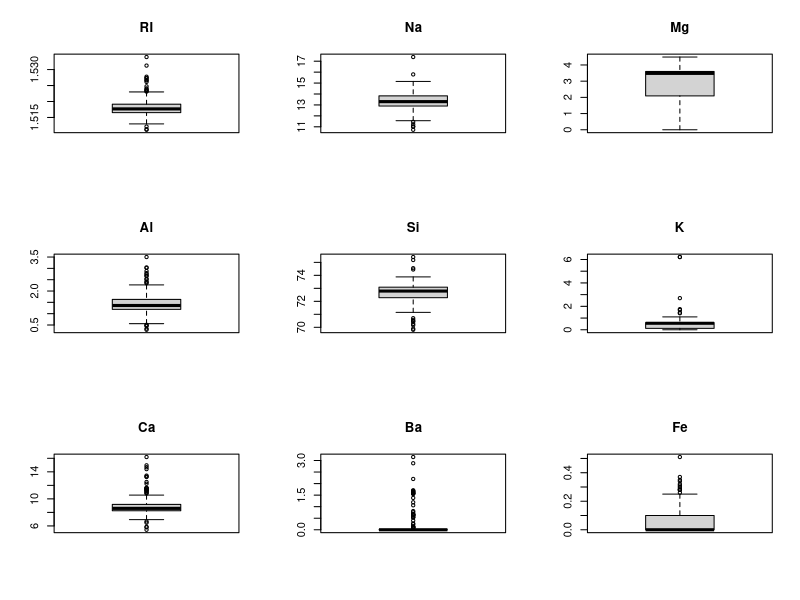
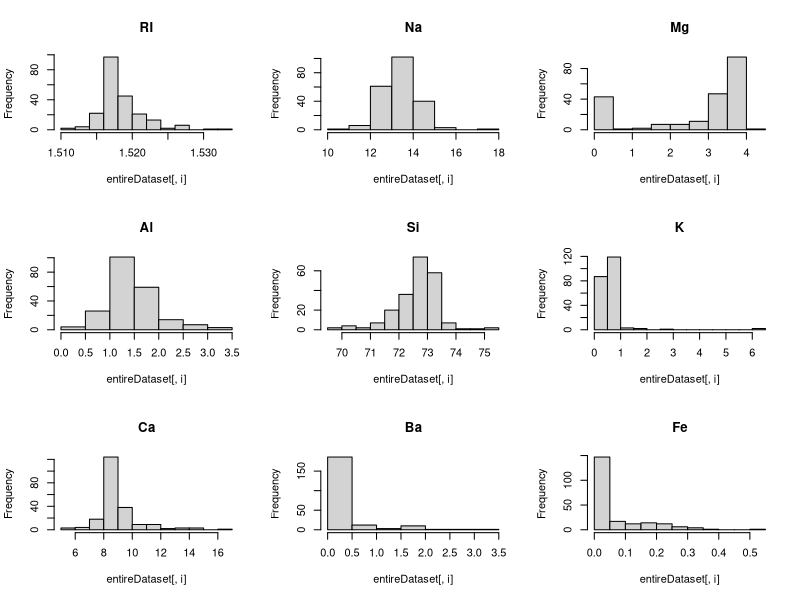
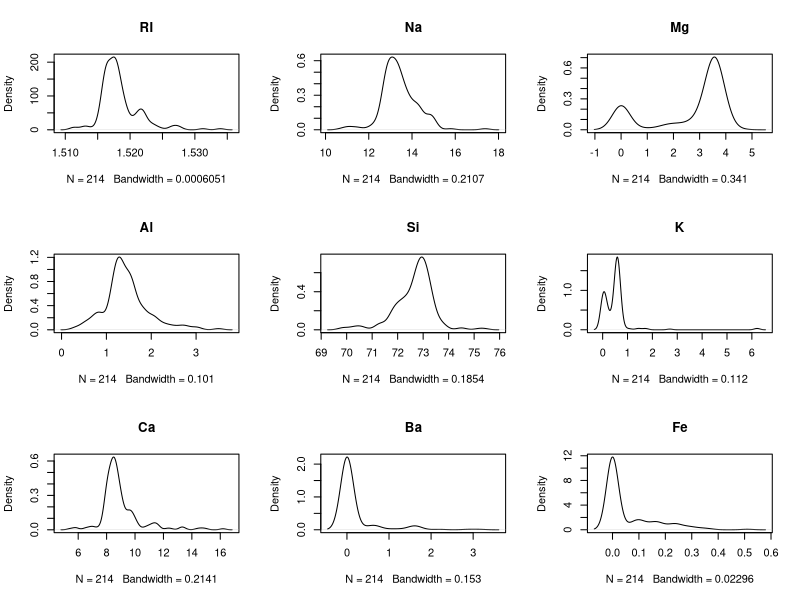
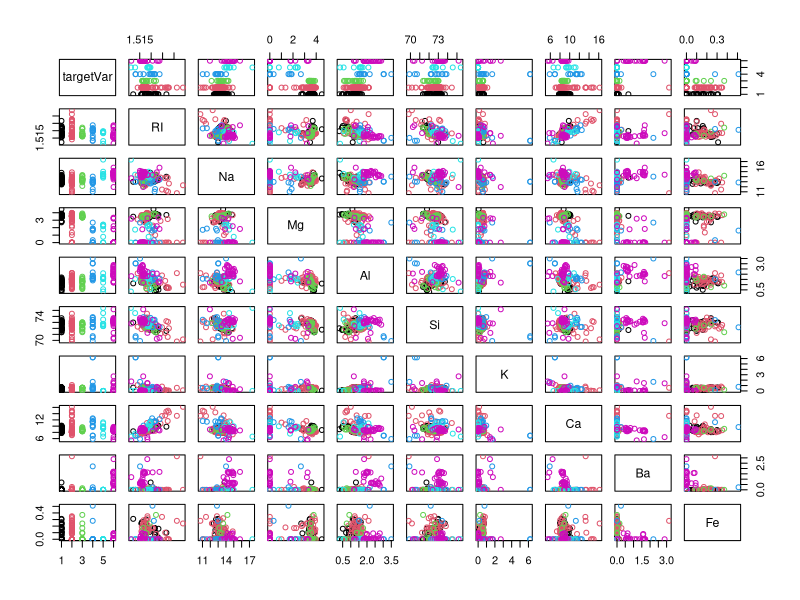
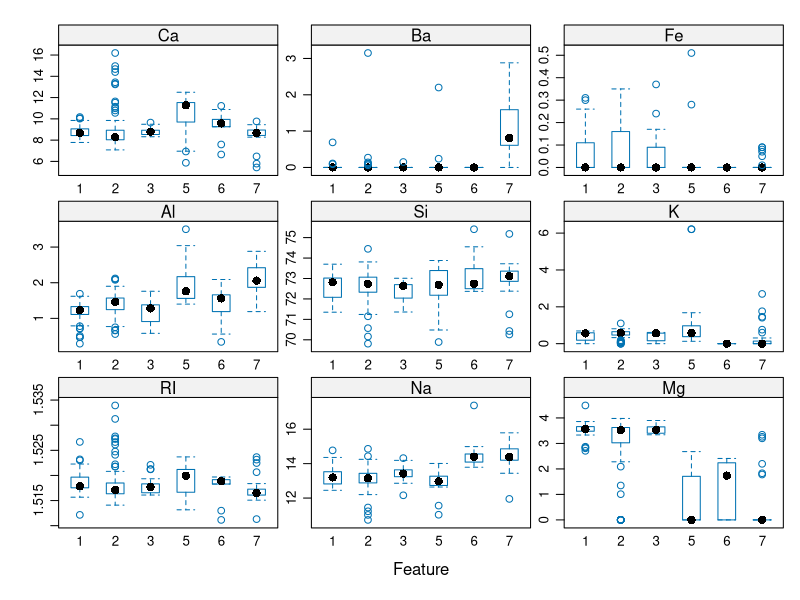
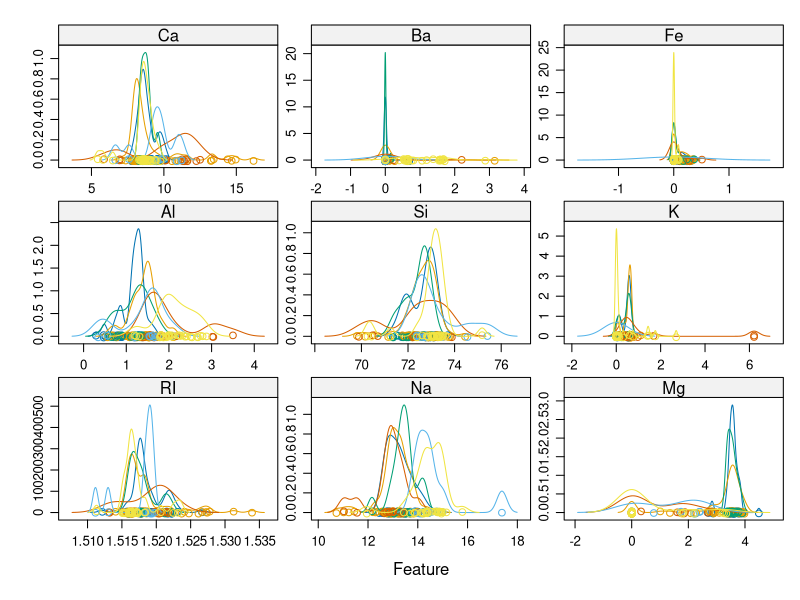
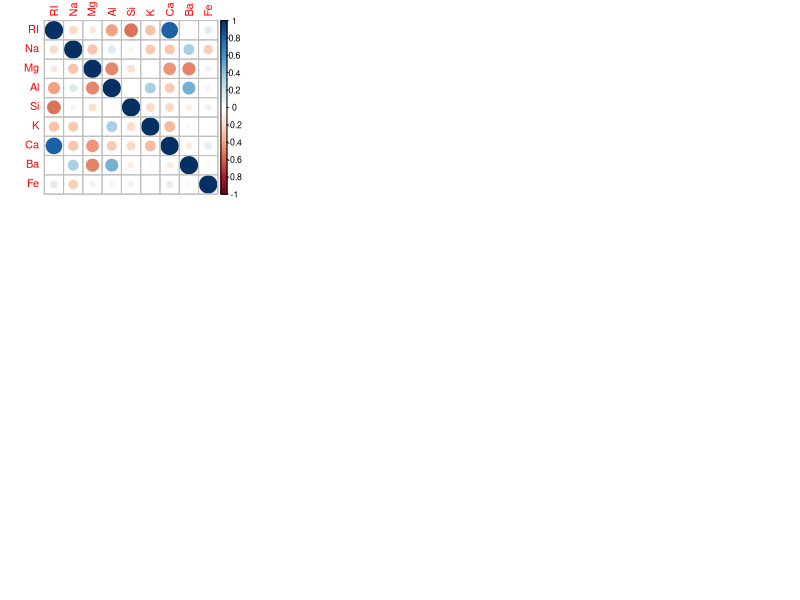

Recreate these plots in R, in order. (Note: this script raises an error after producing the figures.)
## ---- chunk 1
knitr::opts_chunk$set(echo = TRUE)
## ---- chunk 2
library(mlbench)
library(caret)
library(corrplot)
## ---- chunk 3
startTimeScript <- proc.time()
#entireDataset <- read.csv2("bank-partial.csv", header= TRUE)
data(Glass)
entireDataset <- Glass

# Use variable totCol to hold the number of columns in the dataframe
totCol <- ncol(entireDataset)

# Rename the class column/target to a standard label
colnames(entireDataset)[ncol(entireDataset)] <- "targetVar"
## ---- chunk 4
head(entireDataset)
## ---- chunk 5
dim(entireDataset)
## ---- chunk 6
sapply(entireDataset, class)
## ---- chunk 7
summary(entireDataset)
## ---- chunk 8
entireDataset_x <- entireDataset[,1:(totCol-1)]
entireDataset_y <- entireDataset[,totCol]
cbind(freq=table(entireDataset_y), percentage=prop.table(table(entireDataset_y))*100)
## ---- chunk 9
sapply(entireDataset, function(x) sum(is.na(x)))
## ---- chunk 10
# Set up a variable for the total number of attribute columns (totAttr)
totAttr <- totCol-1
# Set up the number of row and columns for visualization display. dispRow * dispCol should be >= totAttr
dispCol <- 3
if (totAttr%%dispCol == 0) {
dispRow <- totAttr%/%dispCol
} else {
dispRow <- (totAttr%/%dispCol) + 1
}
## ---- chunk 11
# Boxplots for each attribute
par(mfrow=c(dispRow,dispCol))
for(i in 1:totAttr) {
	boxplot(entireDataset[,i], main=names(entireDataset)[i])
}
## ---- chunk 12
# Histograms each attribute
par(mfrow=c(dispRow,dispCol))
for(i in 1:totAttr) {
	hist(entireDataset[,i], main=names(entireDataset)[i])
}
## ---- chunk 13
# Density plot for each attribute
par(mfrow=c(dispRow,dispCol))
for(i in 1:totAttr) {
	plot(density(entireDataset[,i]), main=names(entireDataset)[i])
}
## ---- chunk 14
# Scatterplot matrix colored by class
pairs(targetVar~., data=entireDataset, col=entireDataset$targetVar)
## ---- chunk 15
# Box and whisker plots for each attribute by class
scales <- list(x=list(relation="free"), y=list(relation="free"))
featurePlot(x=entireDataset_x, y=entireDataset_y, plot="box", scales=scales)
## ---- chunk 16
# Density plots for each attribute by class value
featurePlot(x=entireDataset_x, y=entireDataset_y, plot="density", scales=scales)
## ---- chunk 17
# Correlation plot
correlations <- cor(entireDataset_x)
corrplot(correlations, method="circle")
## ---- chunk 18
# Not applicable for this iteration of the project.

# Mark missing values
#invalid <- 0
#entireDataset$some_col[entireDataset$some_col==invalid] <- NA

# Impute missing values
#entireDataset$some_col <- with(entireDataset, impute(some_col, mean))
## ---- chunk 19
# Not applicable for this iteration of the project.
## ---- chunk 20
# Not applicable for this iteration of the project.
## ---- chunk 21
seedNum <- 888
set.seed(seedNum)

# Create a list of 80% of the rows in the original dataset we can use for training
training_index <- createDataPartition(entireDataset$targetVar, p=0.80, list=FALSE)

# Use 80% of data to training and testing the models
training <- entireDataset[training_index,]

# Select the remaining 20% of the data for validation
validation <- entireDataset[-training_index,]
## ---- chunk 22
proc.time()-startTimeScript
## ---- chunk 23
# Run algorithms using 10-fold cross validation
control <- trainControl(method="repeatedcv", number=10, repeats=3)
metricTarget <- "Accuracy"
## ---- chunk 24
# Linear Discriminant Analysis (Classification)
startTimeModule <- proc.time()
set.seed(seedNum)
fit.lda <- train(targetVar~., data=training, method="lda", metric=metricTarget, trControl=control)
proc.time()-startTimeModule
## ---- chunk 25
# Decision Tree - CART (Regression/Classification)
startTimeModule <- proc.time()
set.seed(seedNum)
fit.cart <- train(targetVar~., data=training, method="rpart", metric=metricTarget, trControl=control)
proc.time()-startTimeModule
## ---- chunk 26
# Naive Bayes (Classification)
startTimeModule <- proc.time()
set.seed(seedNum)
fit.nb <- train(targetVar~., data=training, method="nb", metric=metricTarget, trControl=control)
proc.time()-startTimeModule
## ---- chunk 27
# k-Nearest Neighbors (Regression/Classification)
startTimeModule <- proc.time()
set.seed(seedNum)
fit.knn <- train(targetVar~., data=training, method="knn", metric=metricTarget, trControl=control)
proc.time()-startTimeModule
## ---- chunk 28
# Support Vector Machine (Regression/Classification)
startTimeModule <- proc.time()
set.seed(seedNum)
fit.svm <- train(targetVar~., data=training, method="svmRadial", metric=metricTarget, trControl=control)
proc.time()-startTimeModule
## ---- chunk 29
# Bagged CART (Regression/Classification)
startTimeModule <- proc.time()
set.seed(seedNum)
fit.bagcart <- train(targetVar~., data=training, method="treebag", metric=metricTarget, trControl=control)
proc.time()-startTimeModule
## ---- chunk 30
# Random Forest (Regression/Classification)
startTimeModule <- proc.time()
set.seed(seedNum)
fit.rf <- train(targetVar~., data=training, method="rf", metric=metricTarget, trControl=control)
proc.time()-startTimeModule
## ---- chunk 31
# Stochastic Gradient Boosting (Regression/Classification)
startTimeModule <- proc.time()
set.seed(seedNum)
fit.gbm <- train(targetVar~., data=training, method="gbm", metric=metricTarget, trControl=control, verbose=F)
proc.time()-startTimeModule
## ---- chunk 32
results <- resamples(list(LDA=fit.lda, CART=fit.cart, NB=fit.nb, kNN=fit.knn, SVM=fit.svm, BagCART=fit.bagcart, RF=fit.rf, GBM=fit.gbm))
summary(results)
dotplot(results)
## ---- chunk 33
# Tuning algorithm #1 - Random Forest
startTimeModule <- proc.time()
set.seed(seedNum)
grid <- expand.grid(mtry = c(1:5))
fit.final1 <- train(targetVar~., data=training, method="rf", metric=metricTarget, tuneGrid=grid, trControl=control)
plot(fit.final1)
print(fit.final1)
proc.time()-startTimeModule
## ---- chunk 34
# Tuning algorithm #2 - Support Vector Machine
startTimeModule <- proc.time()
set.seed(seedNum)
grid <- expand.grid(sigma = c(.01, .015, 0.2), C = c(0.25, 0.5, 0.75, 1))
fit.final2 <- train(targetVar~., data=training, method="svmRadial", metric=metricTarget, tuneGrid=grid, trControl=control)
plot(fit.final2)
print(fit.final2)
proc.time()-startTimeModule
## ---- chunk 35
# Tuning algorithm #3 - Stochastic Gradient Boosting
startTimeModule <- proc.time()
set.seed(seedNum)
grid <- expand.grid(.n.trees=c(100, 200, 300), .shrinkage=c(0.01, 0.05, 0.1), .interaction.depth=c(1, 2, 3), .n.minobsinnode=c(3, 6, 10))
fit.final3 <- train(targetVar~., data=training, method="gbm", metric=metricTarget, tuneGrid=grid, trControl=control, verbose=F)
plot(fit.final3)
print(fit.final3)
proc.time()-startTimeModule
## ---- chunk 36
results <- resamples(list(RF=fit.final1, SVM=fit.final2, GBM=fit.final3))
summary(results)
dotplot(results)
## ---- chunk 37
predictions <- predict(fit.final1, newdata=validation)
confusionMatrix(predictions, validation$targetVar)
## ---- chunk 38
library(randomForest)
startTimeModule <- proc.time()
set.seed(seedNum)
finalModel <- randomForest(targetVar~., entireDataset, mtry=2, na.action=na.omit)
summary(finalModel)
proc.time()-startTimeModule
## ---- chunk 39
#saveRDS(finalModel, "./finalModel_MultiClass.rds")
## ---- chunk 40
proc.time()-startTimeScript
